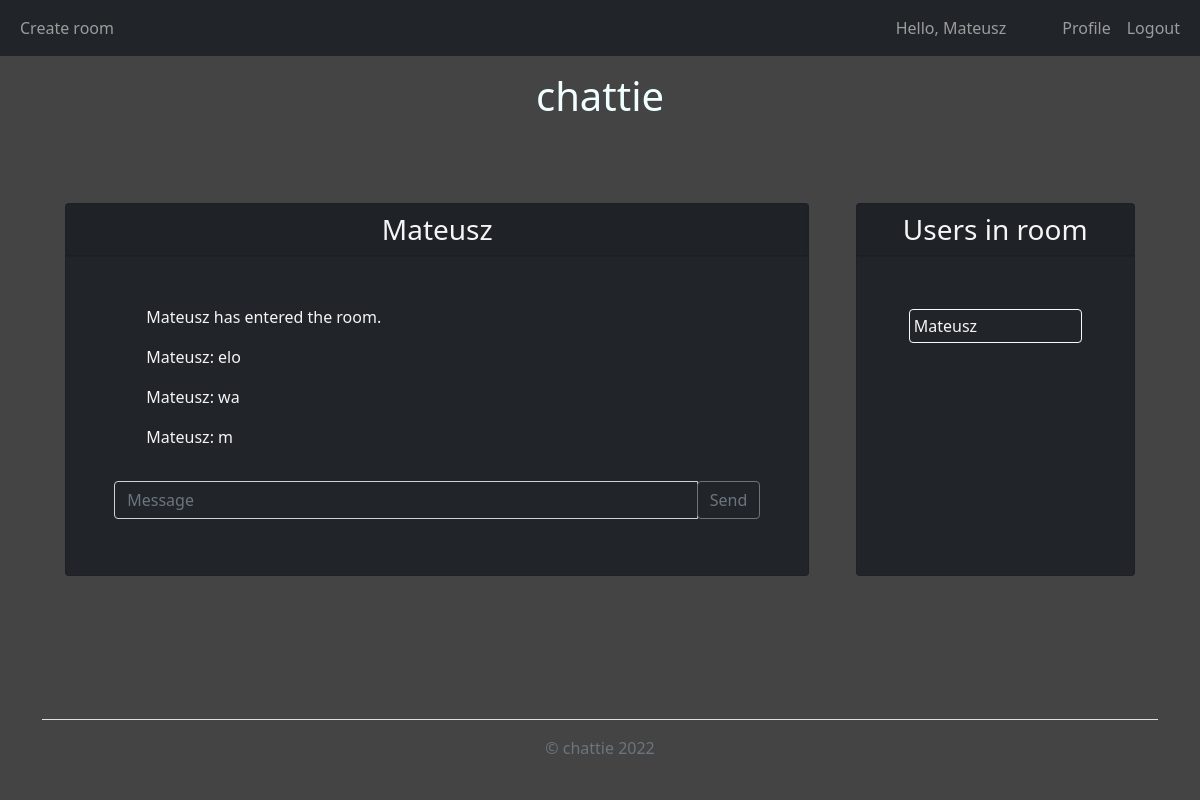
The page /chat?room_name=Mateusz (signed in) on the database as committed earlier.
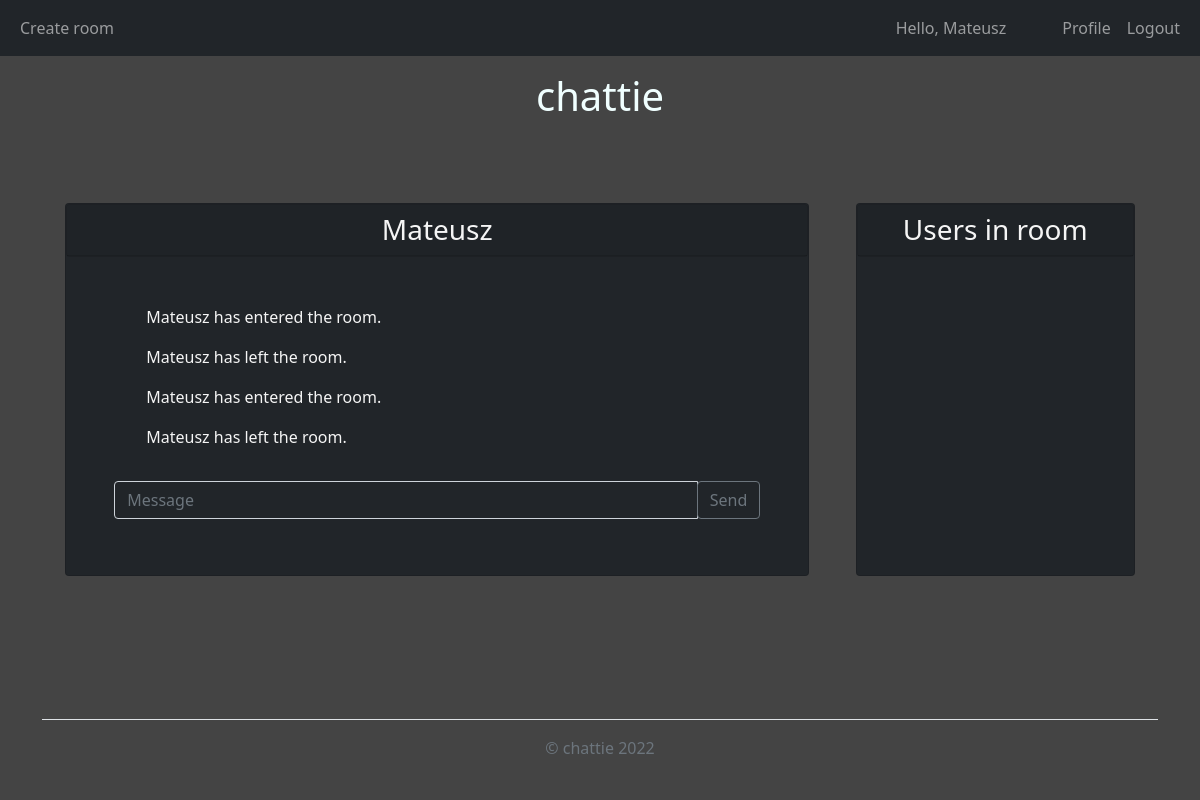
The same page on the database as committed later.
### chattie/models.py (models this page shows, shortened)
class TimestampMixin():
    created = db.Column(
        db.DateTime,
        nullable=False,
        default=datetime.utcnow)
    updated = db.Column(db.DateTime,
                        onupdate=datetime.utcnow)

class User(db.Model, UserMixin, TimestampMixin):
    __tablename__ = 'user'
    id = db.Column(db.Integer,
                   primary_key=True)
    username = db.Column(db.String(20),
                         unique=True,
                         nullable=False)
    email = db.Column(db.String(120),
                      unique=True,
                      nullable=False)
    image_file = db.Column(db.String(20),
                           nullable=False,
                           default='default.jpg')
    password = db.Column(db.String(60),
                         nullable=False)
    rooms_created = db.relationship('Room',
                                    backref='creator',
                                    lazy=True)
    messages_sent = db.relationship('Message',
                                    backref='author',
                                    lazy=True)
    profile = db.relationship('Profile',
                              backref=backref('user',
                                              uselist=False),
                              lazy=True,)

class Room(db.Model, TimestampMixin):
    __tablename__ = 'room'
    id = db.Column(db.Integer,
                   primary_key=True)
    name = db.Column(db.String(20),
                     nullable=False,
                     unique=True)
    creator_id = db.Column(db.Integer,
                           db.ForeignKey('user.id'),
                           nullable=False)
    participants = db.relationship('User',
                                   secondary=user_identifier)
    messages = db.relationship('Message',
                               backref='room_with_messages',
                               lazy=True,
                               cascade="all, delete")

class Message(db.Model, TimestampMixin):
    __tablename__ = 'message'
    id = db.Column(db.Integer,
                   primary_key=True)
    message = db.Column(db.String(1000),
                        nullable=False)
    username = db.Column(db.String,
                         db.ForeignKey('user.username'))
    roomname = db.Column(db.String,
                         db.ForeignKey('room.name'), nullable=False)

### chattie/chats/routes.py (the view)
@chats.route("/chat", methods=['GET', 'POST'])
@login_required
def room():
    room_name = request.args.get('room_name')
    room = Room.query.filter_by(name=room_name).first()
    messages = Message.query.filter_by(roomname=room_name)
    users = room.participants
    return render_template('room.html',
                           title=room.name,
                           room=room,
                           messages=messages,
                           users=users)

### chattie/models.py (called while the page is built)
@login_manager.user_loader
def load_user(user_id):
    return User.query.get(int(user_id))

### chattie/templates/room.html (shortened to what this page needs)
{% extends "main.html" %}
{% block content %}
<div class="container d-flex justify-content-around my-auto">
    <div class="card col-md-8 bg-dark">
        <div class="card text-center bg-dark">
            <h3 class=" fw-normal card-text card-header ">{{room.name}}</h3>
        </div>
        <div class="p-5">
            <ul id="messages" class="mh-50 overflow-auto">
                {% for message in messages %}
                    <p>
                        {% if message.username %}
                            {{ message.username }}:
                        {% endif %}
                        {{ message.message }}
                    </p>
                {% endfor %}
            </ul>
            <form onsubmit="return false">
                <div class="my-2 input-group">
                    <input type="text" class="form-control bg-dark text-white" placeholder="Message" id="myMessage">
                    <div class="input-group-append">
                        <button id="sendbutton" class="btn btn-outline-secondary">Send</button>
                    </div>
                </div>
            </form>
        </div>
    </div>
    <div class="card col-md-3 bg-dark">
        <div class="card text-center bg-dark">
            <h3 class=" fw-normal card-text card-header">Users in room</h3>
        </div>
        <div class="p-5" id="room_users">
            {% for user in users %}
                <div class="card bg-dark border-light p-1 m-1">
                    {{ user.username }}
                </div>
            {% endfor %}
        </div>
    </div>
</div>
{% endblock %}

### chattie/templates/main.html (shortened to what this page needs)
<!DOCTYPE html>
<html lang="en">
<head>
    <link href="https://cdn.jsdelivr.net/npm/bootstrap@5.1.3/dist/css/bootstrap.min.css" rel="stylesheet">
    <link rel="stylesheet" type="text/css" href="{{ url_for('static', filename='css/main.css') }}">
</head>
<body class='d-flex flex-column min-vh-100'>
    {% include "layout/navbar.html" %}
    {% include "layout/logo.html" %}
        {% block content %}
        {% endblock %}
    {% include "layout/footer.html" %}
</body>
</html>

### chattie/templates/layout/navbar.html (shortened to what this page needs)
{% if current_user.is_authenticated %}
  <nav class="navbar navbar-expand-lg navbar-dark  bg-dark">
    <div class="container-fluid">
      <div class="collapse navbar-collapse" id="navbarSupportedContent">
      <ul class="navbar-nav me-auto mb-2 mb-lg-0">
        <li class='nav-item'>
          <a class='nav-link' href="{{ url_for('chats.create_room') }}">Create room</a>
        </li>
      </ul>
        <ul class="navbar-nav ms-auto mb-2 mb-lg-0">
          <li>
            <p class="navbar-text me-5 my-auto">Hello, {{current_user.username}}</p>
          </li>
          <li class="nav-item">
            <a class="nav-link" href="#">Profile</a>
          </li>
          <li>
            <a class="nav-link" href="{{ url_for('users.logout') }}">Logout</a>
          </li>
        </ul>
      </div>
    </div>
  </nav>
{% endif %}

### chattie/templates/layout/logo.html
<div id="logo" class="my-3">
    <h1><a href="/">chattie</a></h1>
</div>

### chattie/templates/layout/footer.html
<div class="container mt-auto">
  <footer class="d-flex flex-wrap py-3 my-4 border-top">
    <div class="col-md-12 d-flex">
      <div class="text-muted ms-auto me-auto">© chattie 2022</div>
    </div>
  </footer>
</div>

### chattie/static/css/main.css (style rules this page uses)
body { background-color: #444; color: whitesmoke; }
#logo { text-align: center; }
a { color: azure; text-decoration: none; }
.mh-50 { max-height: 50vh; }

Rows that differ between the two databases and show on the page:
no longer on one of the page's lists (row edited): User: username "Mateusz"
removed Message: username "Mateusz", message "elo"
removed Message: username "Mateusz", message "wa"
removed Message: username "Mateusz", message "m"
added Message: message "Mateusz has left the room."
added Message: message "Mateusz has entered the room."
added Message: message "Mateusz has left the room."
